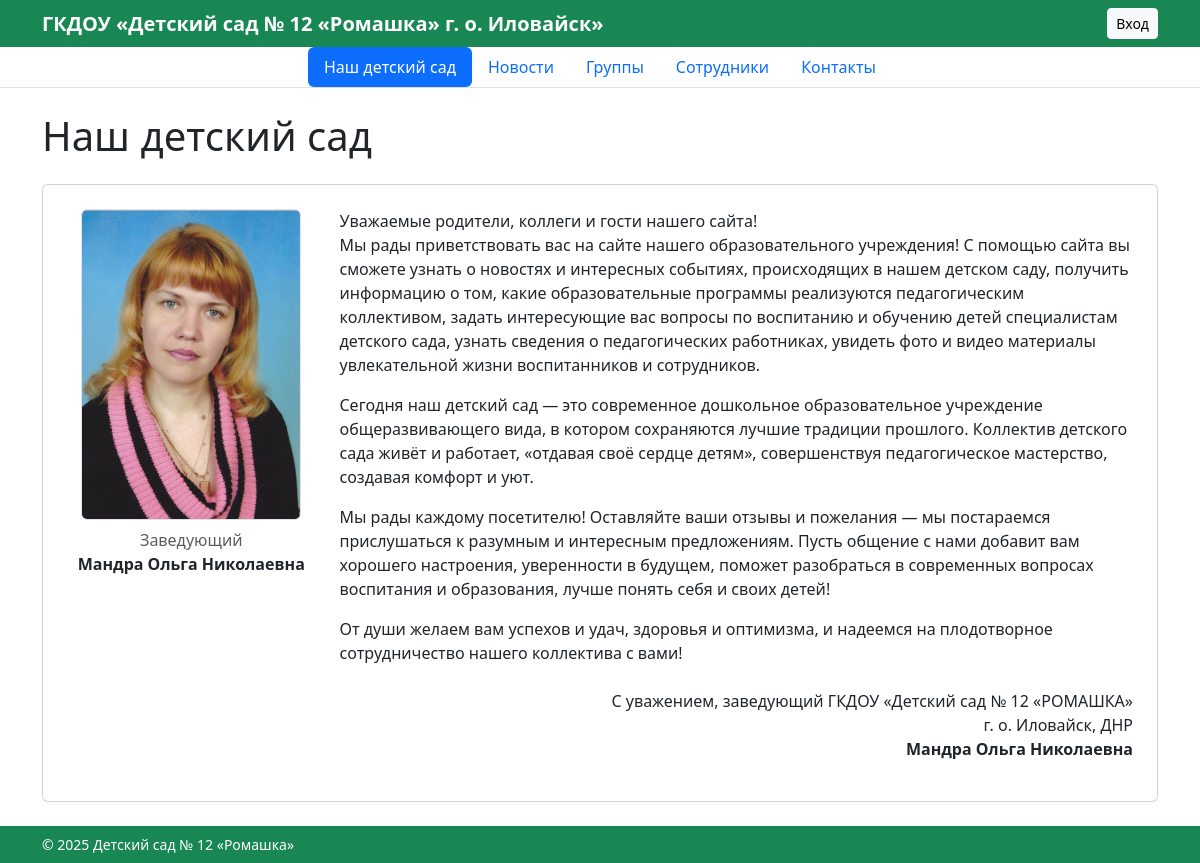
The page / on the database its author committed.
### tables this page shows
CREATE TABLE `staff` (
  `id` int(11) NOT NULL,
  `full_name` varchar(120) NOT NULL,
  `position` varchar(80) NOT NULL,
  `hire_date` date NOT NULL,
  `fire_date` date DEFAULT NULL,
  `photo_url` varchar(255) DEFAULT NULL
);

### index.php (the view, shortened to what this page needs)
<?php
require_once __DIR__ . '/config.php';
$currentUser = $_SESSION['user'] ?? null;
$headStmt = $pdo->prepare(
    "SELECT full_name, photo_url
       FROM staff
      WHERE position = 'Заведующий'
        AND (fire_date IS NULL OR fire_date > CURDATE())
      ORDER BY hire_date ASC
      LIMIT 1"
);
$headStmt->execute();
$head = $headStmt->fetch() ?: ['full_name' => 'Заведующий', 'photo_url' => null];
$headName  = $head['full_name'];
$headPhoto = $head['photo_url'] ?: 'uploads/photos/placeholder.jpg';
?>
<!doctype html>
<html lang="ru">
<head>
    <link href="https://cdn.jsdelivr.net/npm/bootstrap@5.3.3/dist/css/bootstrap.min.css" rel="stylesheet">
</head>
<body class="d-flex flex-column min-vh-100">
<header class="bg-success text-white py-2">
    <div class="container d-flex align-items-center justify-content-between">
        <h1 class="h5 m-0 fw-bold">
            ГКДОУ «Детский сад № 12 «Ромашка» г.&nbsp;о.&nbsp;Иловайск»
        </h1>
        <div>
            <?php if (!$currentUser): ?>
                <a href="login.php" class="btn btn-light btn-sm">Вход</a>
            <?php endif; ?>
        </div>
    </div>
</header>
<nav class="bg-white border-bottom">
    <div class="container">
        <ul class="nav nav-pills justify-content-center">
            <li class="nav-item"><a class="nav-link active" href="index.php">Наш детский сад</a></li>
            <li class="nav-item"><a class="nav-link" href="news.php">Новости</a></li>
            <li class="nav-item"><a class="nav-link" href="groups.php">Группы</a></li>
            <li class="nav-item"><a class="nav-link" href="staff.php">Сотрудники</a></li>
            <li class="nav-item"><a class="nav-link" href="contacts.php">Контакты</a></li>
        </ul>
    </div>
</nav>
<main class="container my-4 flex-grow-1">
    <h1 class="mb-4">Наш детский сад</h1>
    <div class="card p-4">
        <div class="row g-4">
            <div class="col-md-3 text-center">
                <img src="<?= htmlspecialchars($headPhoto) ?>" alt="Фото заведующей"
                     class="img-fluid rounded border">
                <p class="mt-2 mb-0 text-muted">Заведующий</p>
                <p class="fw-semibold mb-0"><?= htmlspecialchars($headName) ?></p>
            </div>
            <div class="col-md-9">
                <p class="text-justify">
                    Уважаемые родители, коллеги и гости нашего сайта!<br>
                    Мы рады приветствовать вас на сайте нашего образовательного учреждения!
                    С помощью сайта вы сможете узнать о новостях и интересных событиях,
                    происходящих в нашем детском саду, получить информацию о том,
                    какие образовательные программы реализуются педагогическим коллективом,
                    задать интересующие вас вопросы по воспитанию и обучению детей
                    специалистам детского сада, узнать сведения о педагогических работниках,
                    увидеть фото и видео материалы увлекательной жизни воспитанников и сотрудников.
                </p>
                <p class="text-justify">
                    Сегодня наш детский сад — это современное дошкольное образовательное
                    учреждение общеразвивающего вида, в котором сохраняются лучшие традиции прошлого.
                    Коллектив детского сада живёт и работает, «отдавая своё сердце детям»,
                    совершенствуя педагогическое мастерство, создавая комфорт и уют.
                </p>
                <p class="text-justify">
                    Мы рады каждому посетителю! Оставляйте ваши отзывы и пожелания —
                    мы постараемся прислушаться к разумным и интересным предложениям.
                    Пусть общение с нами добавит вам хорошего настроения, уверенности в будущем,
                    поможет разобраться в современных вопросах воспитания и образования,
                    лучше понять себя и своих детей!
                </p>
                <p class="text-justify mb-0">
                    От души желаем вам успехов и удач, здоровья и оптимизма,
                    и надеемся на плодотворное сотрудничество нашего коллектива с вами!
                </p>
                <p class="text-end mt-4">
                    С уважением, заведующий ГКДОУ «Детский сад № 12 «РОМАШКА»<br>
                    г.&nbsp;о.&nbsp;Иловайск, ДНР<br>
                    <strong><?= htmlspecialchars($headName) ?></strong>
                </p>
            </div>
        </div>
    </div>
</main>
<footer class="bg-success text-white py-2 mt-auto">
    <div class="container small">
        © <?= date('Y') ?> Детский сад № 12 «Ромашка»
    </div>
</footer>
</body>
</html>

### rows shown on the page
staff: photo_url (picture), full_name "Мандра Ольга Николаевна"
